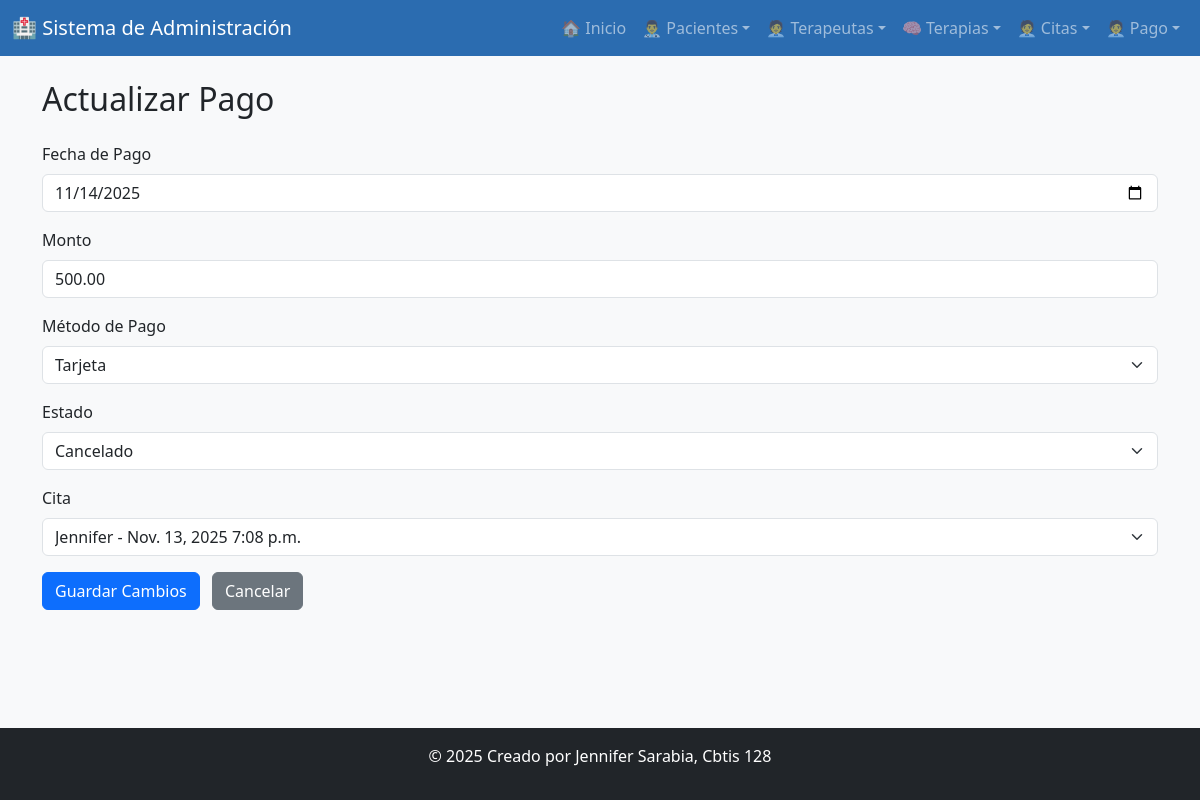
Screenshot of /actualizar_pago/1/ with the database file from the repository.
### app_paciente/models.py (models this page shows, shortened)
class Pago(models.Model):
    fecha_pago = models.DateField()
    monto = models.DecimalField(max_digits=8, decimal_places=2)
    metodo_pago = models.CharField(max_length=50, choices=[
        ('efectivo', 'Efectivo'),
        ('tarjeta', 'Tarjeta'),
        ('transferencia', 'Transferencia'),
    ])
    estado = models.CharField(max_length=50, choices=[
        ('pendiente', 'Pendiente'),
        ('pagado', 'Pagado'),
        ('cancelado', 'Cancelado'),
    ])
    cita = models.ForeignKey('Cita', on_delete=models.CASCADE, related_name='pagos')
    class Meta:
        verbose_name = "Pago"
        verbose_name_plural = "Pagos"

class Cita(models.Model):
    fecha = models.DateField()
    hora = models.TimeField()
    motivo = models.CharField(max_length=200)
    estado = models.CharField(max_length=50, choices=[
        ('pendiente', 'Pendiente'),
        ('confirmada', 'Confirmada'),
        ('cancelada', 'Cancelada'),
        ('finalizada', 'Finalizada'),
    ])
    paciente = models.ForeignKey('Paciente', on_delete=models.CASCADE)
    terapeuta = models.ForeignKey('Terapeuta', on_delete=models.CASCADE)

class Paciente(models.Model):
    nom_pac = models.CharField(max_length=100)
    ape_pac = models.CharField(max_length=100)
    edad_pac = models.PositiveIntegerField()
    genero_pac = models.CharField(max_length=20)
    tel_pac = models.CharField(max_length=15)
    correo_pac = models.EmailField(max_length=80, unique=True)
    direccion_pac = models.CharField(max_length=120)
    fecha_reg_pac = models.DateTimeField(auto_now_add=True)

### app_paciente/views.py (the view)
# urls.py: path('actualizar_pago/<int:id>/', views.actualizar_pago, name='actualizar_pago'),
def actualizar_pago(request, id):
    pago = get_object_or_404(Pago, id=id)
    citas = Cita.objects.all()
    return render(request, 'pagos/actualizar_pago.html', {'pago': pago, 'citas': citas})

### app_paciente/templates/pagos/actualizar_pago.html (shortened to what this page needs)
{% extends 'base.html' %}
{% block content %}
<h2 class="mb-4">Actualizar Pago</h2>
<form method="post" action="{% url 'realizar_actualizacion_pago' pago.id %}">
    <div class="mb-3">
        <label class="form-label">Fecha de Pago</label>
        <input type="date" name="fecha_pago" value="{{ pago.fecha_pago|date:'Y-m-d' }}" class="form-control" required>
    </div>
    <div class="mb-3">
        <label class="form-label">Monto</label>
        <input type="number" step="0.01" name="monto" value="{{ pago.monto }}" class="form-control" required>
    </div>
    <div class="mb-3">
        <label class="form-label">Método de Pago</label>
        <select name="metodo_pago" class="form-select">
            <option value="tarjeta" {% if pago.metodo_pago == 'tarjeta' %}selected{% endif %}>Tarjeta</option>
        </select>
    </div>
    <div class="mb-3">
        <label class="form-label">Estado</label>
        <select name="estado" class="form-select">
            <option value="cancelado" {% if pago.estado == 'cancelado' %}selected{% endif %}>Cancelado</option>
        </select>
    </div>
    <div class="mb-3">
        <label class="form-label">Cita</label>
        <select name="cita" class="form-select">
            {% for c in citas %}
            <option value="{{ c.id }}" {% if pago.cita.id == c.id %}selected{% endif %}>
              {{ c.paciente.nom_pac }} - {{ c.fecha }} {{ c.hora }}
            </option>
            {% endfor %}
        </select>
    </div>
    <button type="submit" class="btn btn-primary">Guardar Cambios</button>
    <a href="{% url 'ver_pagos' %}" class="btn btn-secondary ms-2">Cancelar</a>
</form>
{% endblock %}

### rows the page displays
Pago: fecha_pago "11/14/2025", monto "500.00", metodo_pago "Tarjeta", estado "Cancelado", cita "Jennifer - Nov. 13, 2025 7:08 p.m."
